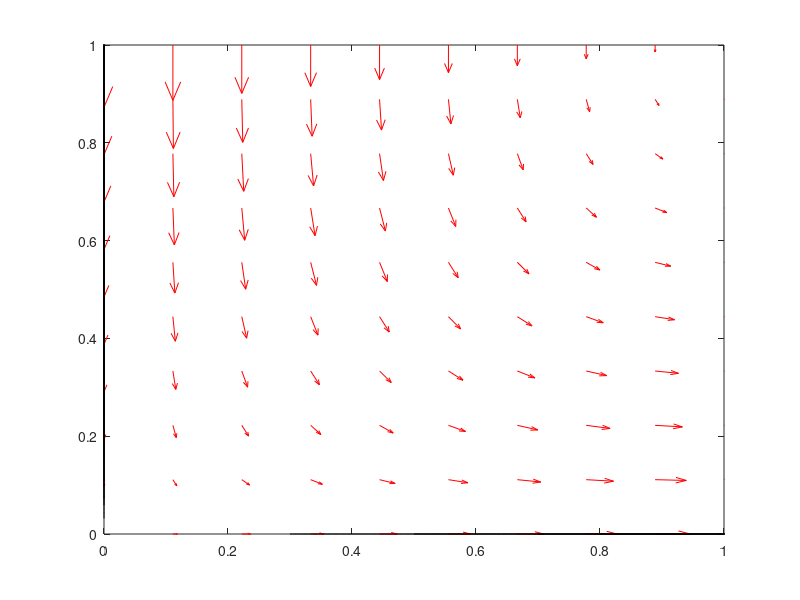

The MATLAB script that drew this image:
r = 0.3;
m = 0.6;
% Y is essentially [da/dt,db/dt]
f = @(t,Y) [r.*(1-Y(2)).*Y(1); m.*(Y(1)-1).*Y(2)];
% for plotting the vector field using quiver
y1 = linspace(0,1,10);
y2 = linspace(0,1,10);
[x,y] = meshgrid(y1,y2);
u = zeros(size(x));
v = zeros(size(x));
t=0;
for i = 1:numel(x)
    % Calculating gradient value for a and b
    Yprime = f(t,[x(i); y(i)]);
    u(i) = Yprime(1);
    v(i) = Yprime(2);
end
quiver(x,y,u,v,'r');
hold on
% Plotting the integrated value
for y10 = [0 0.3 0.5 0.7 0.8 1 1.2 2.1 3.1 3.8]
    [ts,ys] = ode45(f,[0,4],[y10;0]);
    plot(ys(:,1),ys(:,2),'k-')
end
for y20 = [0 0.35 0.65 0.8 1.2 1.7 2.1 2.6 3.2 3.9]
    [ts,ys] = ode45(f,[0,4],[0;y20]);
    plot(ys(:,1),ys(:,2),'k-')
end
axis([0 1 0 1])
hold off
